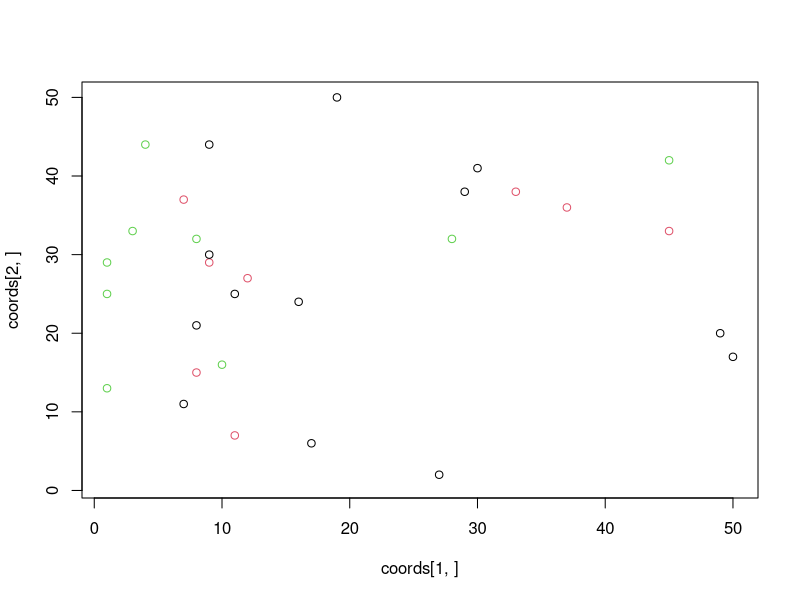
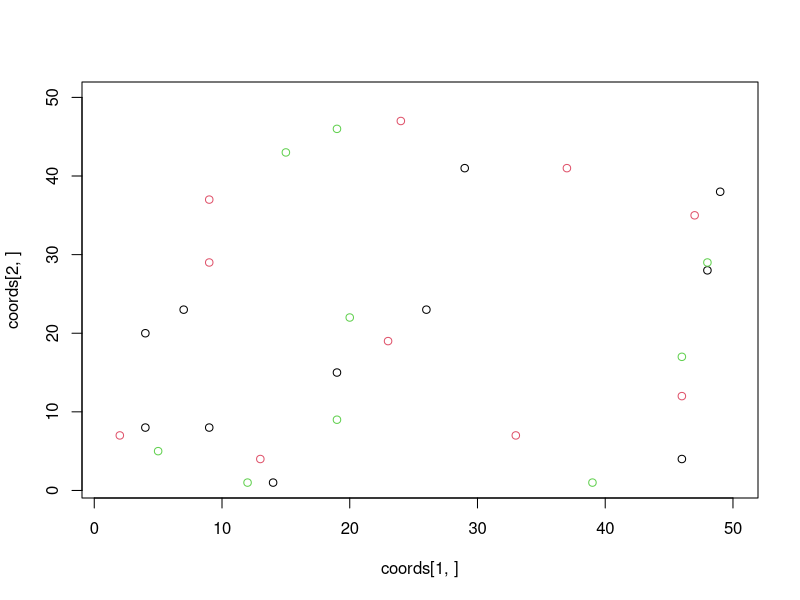

The R source for these figures, in order: (Note: this script raises an error after producing the figures.)
# ----- IMSVS ----- #


#This is is main body of the program 

y_max = 50
x_max = 50
DThreshold = 50
IThreshold = 5
t = 0
lyso_time = 5

# Make it possible to be divided by 3
n_bacts = 30

# Placing  bacteria
Init_bacteria<-function(n_bacts)
{
coords <<- matrix(data = 0, ncol = n_bacts, nrow = 2)
Health <<- matrix(data = 0, ncol =  x_max, nrow = y_max)
Type <<- matrix(data = 0, ncol =  x_max, nrow = y_max)

iter = 1
while(iter <= n_bacts){
  ii = sample(1:x_max, 1, replace = TRUE)
  jj = sample(1:y_max, 1, replace = TRUE)
  x = ii[1]
  y = jj[1]
  if(Type[x, y] == 0){
    coords[, iter] <<- c(x, y)
    iter = iter + 1
    Health[x,y] <<- 20
    rd = runif(1)
    if(rd < 0.33)      Type[x,y] <<- 1 # 'B'
    else if(rd < 0.66) Type[x,y] <<- 2 # 'C'
    else               Type[x,y] <<- 3 # 'D'
    
  }
}
}
Init_bacteria(n_bacts)
color = diag(Type[coords[1,],coords[2,]])
plot(coords[1,],coords[2,], xlim = c(1, x_max), ylim = c(1, y_max), col=color)

# Placing the food
Placing_food<-function(n_food)
{
  Food <<- matrix(data = 0, ncol =  x_max, nrow = y_max)
  Food_Value <<- matrix(data = 0, ncol =  x_max, nrow = y_max)
  
  for(i in 1: y_max)
  {
    for(j in 1:x_max)
    {
      vec = runif(1)
      Food_Value[i, j] <<- 20
      
      if(vec[1] < 0.16)
        Food[i, j] <<- "I"
      else if(vec[1] < 0.32)
        Food[i, j] <<- "G"
      else if(vec[1] < 0.48)
        Food[i, j] <<- "F"
      else if(vec[1] < 0.64)
        Food[i, j] <<- "L"
      else if(vec[1] < 0.80)
        Food[i, j] <<- "T"
      else
        Food[i, j] <<- "C"
    }
  }
}

Add_food<-function(n_food)
{
xx = sample(1:x_max, n_food,replace = FALSE)
yy = sample(1:y_max, n_food,replace = FALSE)
  
  for(ii in 1:n_food)
  {
    vec = runif(1)
    i = xx[ii]
    j = yy[ii]
    Food_Value[i, j] <<- 20
    
    if(vec[1] < 0.16)
      Food[i, j] <<- "I"
    else if(vec[1] < 0.32)
      Food[i, j] <<- "G"
    else if(vec[1] < 0.48)
      Food[i, j] <<- "F"
    else if(vec[1] < 0.64)
      Food[i, j] <<- "L"
    else if(vec[1] < 0.80)
      Food[i, j] <<- "T"
    else
      Food[i, j] <<- "C"
  }
}

# Cell Division
Cell_Division<-function(x, y, division_probability)
{
p = division_probability
original_health = Health[x, y] / 2
new_cell_health = original_health * p
typeb<-Type[x, y]
fin = 0
counter = 1
xs <- c(x - 1, x    , x + 1, x    , x - 1, x - 1, x + 1, x + 1)
ys <- c(y    , y + 1, y    , y - 1, y - 1, y + 1, y + 1, y - 1)

# We get the number of empty cells and their coords
empty_cells = 0 # Nombre de cellule vide 
cells_coords <- matrix(data = 0, ncol =  8, nrow = 2)

while(counter <= 8)
{
  xx = xs[counter]
  yy = ys[counter]
  if(xx > 0 && xx <= x_max && yy > 0 && yy <= y_max)
  {
    if(Health[xx, yy] == 0)
    {
      empty_cells = empty_cells + 1
      cells_coords[1, empty_cells] = xx
      cells_coords[2, empty_cells] = yy
    }
  }
  counter = counter + 1
}
  if(empty_cells >= 2){
    rd = sample(1:empty_cells, 2, replace = FALSE) # On ne veut pas 2 fois la même position du coup
    for(idx in 1:2){
      index = rd[idx]
      new_cell_x = coords[1, index]
      new_cell_y = coords[2, index]
      Health[new_cell_x, new_cell_y] <<- original_health
      Type[new_cell_x, new_cell_y] <<- typeb
      n_bacts <<- n_bacts + 1
      coords <<- cbind(coords, c(new_cell_x, new_cell_y))
    }
  }
  # remove bacterie // Bah du coup non?
  Kill_bacteria(x,y)
}

Comsumption<-function(x, y)
{
  r = 0
  for(j in x-1:x+1)
  {
    for(k in y-1:y+1)
    {
      # Ok here there's an issue since we could check the type before the for loops
      if((
        Type[x, y] == 1 && (Food[j, k] == "G" || Food[j, k] == "F" || Food[j, k] == "L")
        || 
        Type[x, y] == 2 && (Food[j, k] == "G" || Food[j, k] == "F" || Food[j, k] == "L" || Food[j, k] == "I")
        ||
        Type[x, y] == 3 && (Food[j, k] == "T" || Food[j, k] == "C")
        ) && Food_Value[j, k] != 0
      )
  {
        Food_Value[j, k] <<- Food_Value[j, k] - 1
        r = r + 1
        if(Food_Value[j, k] == 0)
          Food[j, k] <<- 0
      }
    }
  }
  Health[x, y] <<- Health[x, y] + r
}


Adjust_lysozyme<-function(x, y)
{
  if(Health[x, y] > IThreshold  && Type[x, y] == 2){ 
    Health[x, y] <<- Health[x, y] - 2
  }
}

Kill_bacteria<-function(x,y){
  index = 0
  
  a = which(coords[1,] == x)
  b = which(coords[2,] == y)
  index = intersect(a,b)
  
  if(index != 0){
    n_bacts <<- n_bacts - 1
    Health[x, y] <<- 0
    Type[x, y] <<- 0
    coords <<- coords[,-index]
  }
}


Init_bacteria(n_bacts)
Placing_food(x_max * y_max)


timestamp = 30
for(t in 1:timestamp)
{
  color = diag(Type[coords[1,],coords[2,]])
  plot(coords[1,],coords[2,], xlim = c(1, x_max), ylim = c(1, y_max), col=color)
  for(i in 1:x_max)
  {
    for(j in 1:y_max)
    {
      if(Health[i, j] != 0)
        Comsumption(i, j)
      
      if(Health[i, j] > DThreshold)
        Cell_Division(i, j, 1.0)
      
      if(Health[i, j] > IThreshold){
        Health[i, j] = Health[i, j] - IThreshold
        if(Health[i, j] <= 0)
          Kill_bacteria(i,j)
      }
        
      if(t > lyso_time)
        Adjust_lysozyme(i, j)
    }
  }
if(t %% 10 == 0){Add_food(50)}
}

# plot
color = diag(Type[coords[1,],coords[2,]])
plot(coords[1,],coords[2,], xlim = c(1, x_max), ylim = c(1, y_max), col=color)
